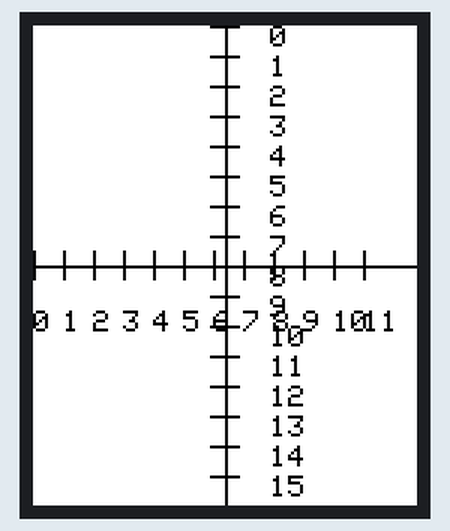
This sketch was run on a simulated Arduino Uno, built with avr-gcc and run on an emulated ATmega328P. Parts: 128×160 colour display.

Above: at 0.2 s.

The sketch:

Ej11_rule.ino
```cpp
#include <SPI.h>
#include <Adafruit_GFX.h>    // Core graphics library
#include <Adafruit_ST7735.h> // Hardware-specific library

// These definitions map display functions to the Adduino UNO display header pins
#define sclk 15
#define mosi 16
#define cs   7
#define dc   0
#define rst  1

// Assign human-readable names to some common 16-bit color values:
  #define BLACK 0x0000
  #define WHITE 0xFFFF
  #define BLUE 0x001F
  #define GREEN   0x07E0
  #define YELLOW 0xFFE0
  #define RED     0xF800
  #define BROWN 0x99AA66
  #define CYAN    0x07FF
  #define MAGENTA 0xF81F

//Declaracion objeto TFT
Adafruit_ST7735 tft = Adafruit_ST7735(cs, dc, rst);


int width, height;

void setup() {
  Serial.begin(9600);
  tft.initR(INITR_BLACKTAB); // Tab Label for ST7735 TFT Screen (INITR_GREENTAB 0x0, INITR_REDTAB 0x1, INITR_BLACKTAB 0x2);

  tft.setRotation(0);
  tft.fillScreen(WHITE);
  tft.setTextSize(1);
  tft.setTextColor(BLACK);

  width = tft.width();
  height = tft.height();

  //Una linea recta requiere de 4 parametros. Posicion inicial, longitud y color
  // Posicion en X --> Direccion horizontal (De izquierda a derecha)
  // Posicion en Y --> Direccion vertical (De arriba a abajo)
  // Longitud --> Distancia en pixeles
  // Color --> En hexadecimal

  // Crear una escala con intervalos cada 10 pixeles en las dos direcciones
  // Para ello, vamos a crear primero una cruz por toda la pantalla
  // Y encima de ellas unas marcas con unas lineas de 10 pixeles de longitud

  // Dibujamos la linea horizontal pasante
  tft.drawFastHLine(0, height/2 , width, BLACK);
  // Dibujamos la linea vertical pasante
  tft.drawFastVLine(width/2, 0 , height, BLACK);

  int interval = 10;
  int length = 10;
  int x = width/2 - length/2;
  int y = height/2 - length/2;

  //Se dibujan las lineas horizontales indicadores de cada intervalo
  for(int i ; i < height/interval; i++ ){

    tft.drawFastHLine(x, i*interval , length, BLACK);
    tft.setCursor(x+20, i*interval);
    tft.println(i);
  }

  //Se dibujan las lineas verticales indicadoras del intervalo
  for(int i ; i < width/interval; i++ ){

    tft.drawFastVLine(i*interval, y , length, BLACK);
    tft.setCursor(i*interval, y +20);
    tft.println(i);
  }

}

void loop() {

}
```
